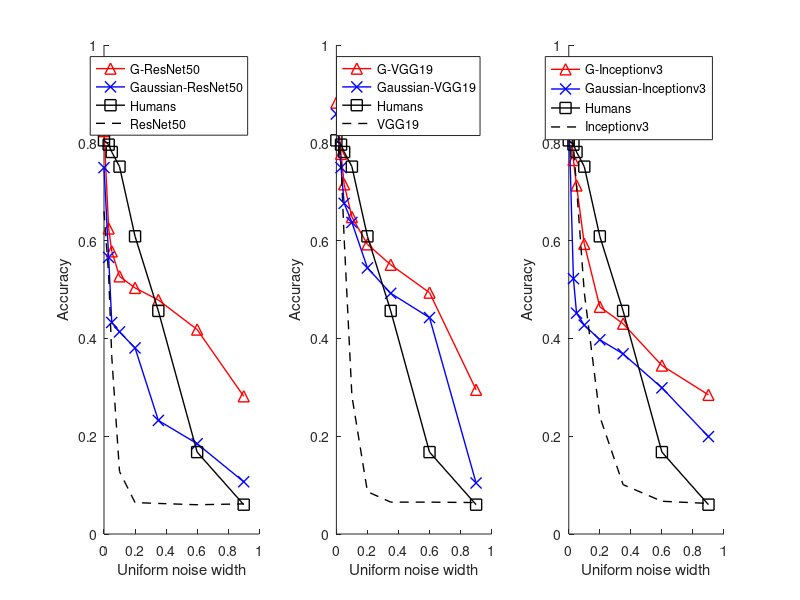

This chart was generated by the following MATLAB code:
clc;clear;
humans=[0.805,0.79625,0.78125,0.75125,0.60875,0.45625,0.1675,0.06];

ResNet50=[0.659821428571429,0.529464285714286,0.3625,0.127678571428571,0.0642857142857143,0.0625,0.0598214285714286,0.0616071428571429]; %source

G_resnet50=[0.8240    0.6248    0.5780    0.5269    0.5033    0.4786    0.4181    0.2816];
Gaussian_resnet50=[0.7493 0.5658 0.4326 0.4133 0.3805 0.2323 0.1846 0.1068];



vgg19=[0.879464286,0.792857143,0.710714286,0.49375,0.240178571,0.100892857,0.066964286,0.0625];
G_vgg19=[0.8822    0.7773    0.7151    0.6482    0.5924    0.5506    0.4936    0.2949];
Gaussian_vgg19=[0.8589 0.7493 0.6761 0.6371 0.5441 0.4922 0.4425 0.1043];


inceptionv3=[0.858928571,0.758928571,0.604464286,0.282142857,0.086607143,0.065178571,0.065178571,0.064285714]; %source
G_inceptionv3=[0.8914    0.7649    0.7128    0.5933    0.4646    0.4301    0.3445    0.2846];
Gaussian_inceptionv3=[0.8569  0.5221 0.4517 0.4271 0.3972 0.3684 0.2989 0.1991];

x=[0 0.03 0.05 0.1 0.2 0.35 0.6 0.9];
figure(1);

subplot(1,3,1);

plot(x,G_resnet50,'r','Marker','^','MarkerSize',8,'LineWidth',1);
hold on;
plot(x,Gaussian_resnet50,'b','Marker','x','MarkerSize',8,'LineWidth',1);
hold on;
plot(x,humans,'k','Marker','square','MarkerSize',8,'MarkerFaceColor','None','LineWidth',1);
hold on;
plot(x,ResNet50,'k--','LineWidth',1);
hold on;
xlabel('Uniform noise width');
ylabel('Accuracy');
legend('G-ResNet50','Gaussian-ResNet50','Humans','ResNet50');
box off;

subplot(1,3,2);
plot(x,G_vgg19,'r','Marker','^','MarkerSize',8,'LineWidth',1);
hold on;
plot(x,Gaussian_vgg19,'b','Marker','x','MarkerSize',8,'LineWidth',1);
hold on;
plot(x,humans,'k','Marker','square','MarkerSize',8,'MarkerFaceColor','None','LineWidth',1);
hold on;
plot(x,inceptionv3,'k--','LineWidth',1);
hold on;


xlabel('Uniform noise width');
ylabel('Accuracy');
legend('G-VGG19','Gaussian-VGG19','Humans','VGG19');
box off;


subplot(1,3,3);
plot(x,G_inceptionv3,'r','Marker','^','MarkerSize',8,'LineWidth',1);
hold on;
plot(x,Gaussian_inceptionv3,'b','Marker','x','MarkerSize',8,'LineWidth',1);
hold on;
plot(x,humans,'k','Marker','square','MarkerSize',8,'MarkerFaceColor','None','LineWidth',1);
hold on;
plot(x,vgg19,'k--','LineWidth',1);
hold on;

xlabel('Uniform noise width');
ylabel('Accuracy');
legend('G-Inceptionv3','Gaussian-Inceptionv3','Humans','Inceptionv3');
box off;




